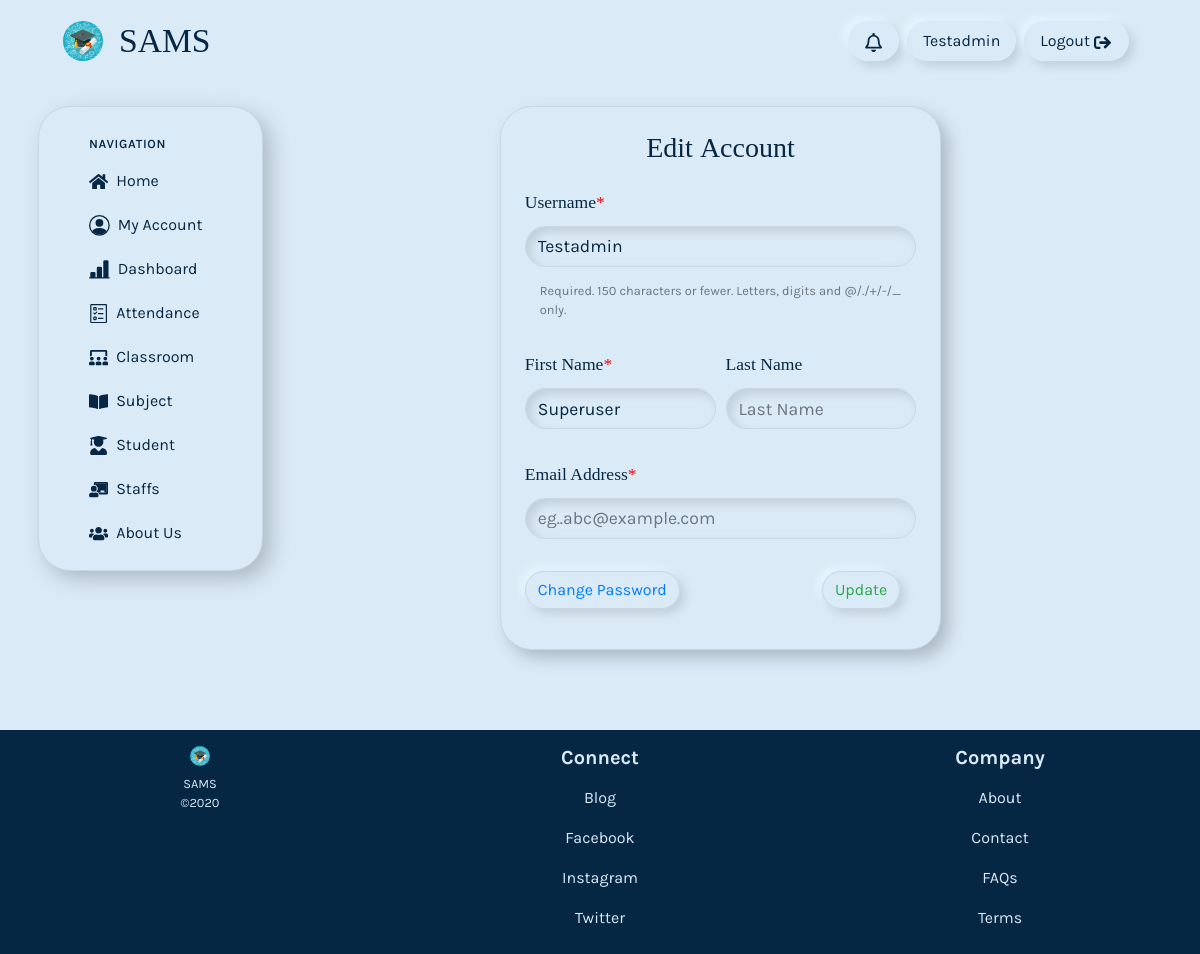
/accounts/my_account/ (signed in), run on an earlier commit of the app's database.
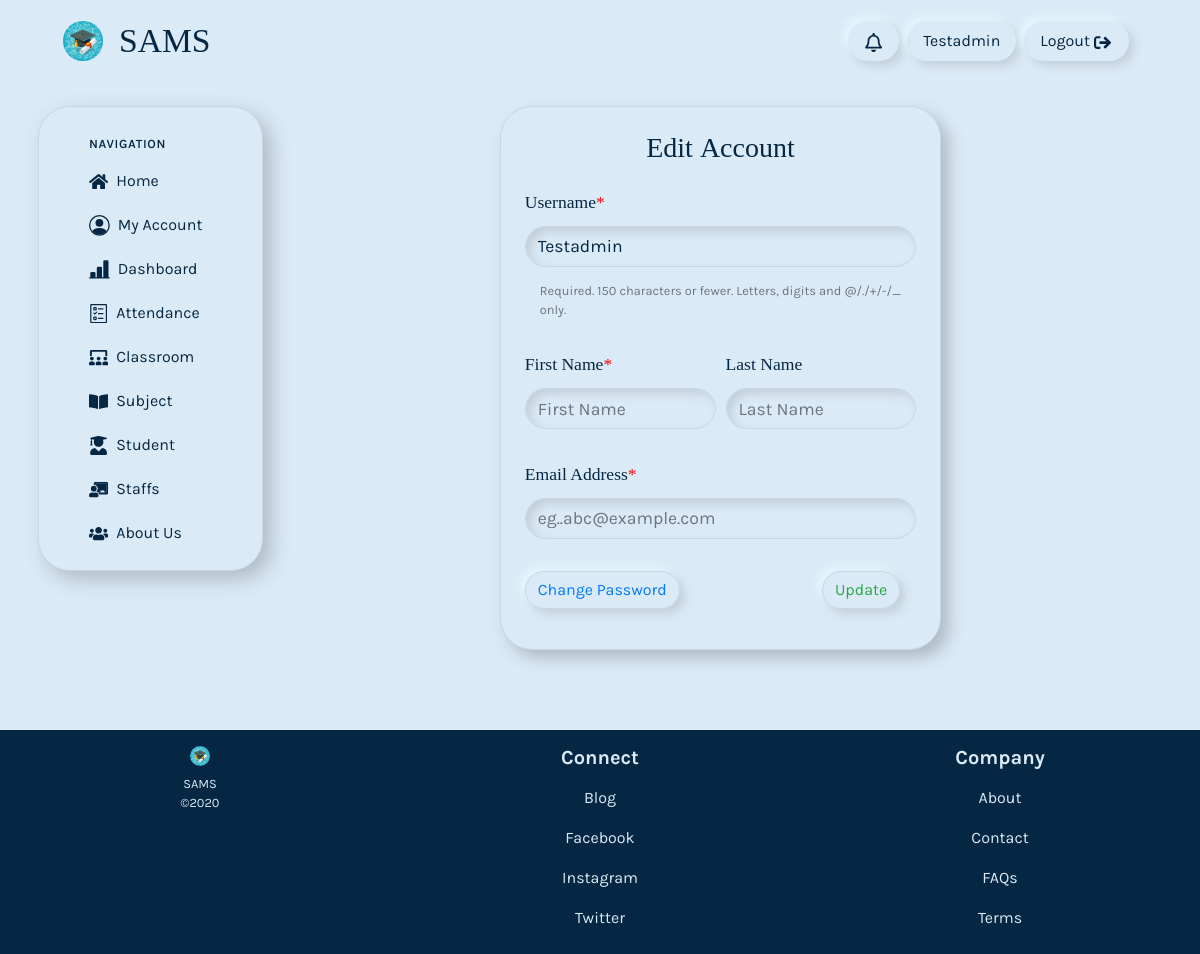
And on a later commit of the database.
### user_module/models.py (models this page shows)
class User(AbstractUser):
    user_type_choice = ((1, 'Admin'), (2, 'Staff'), (3, 'Student'))
    user_type = models.PositiveSmallIntegerField(choices=user_type_choice)
    email = models.EmailField(unique=True)
    first_name = models.CharField(max_length=50, null=True, blank=False)
    REQUIRED_FIELDS = ['user_type', 'email']

### user_module/views.py (the view)
# urls.py: path('my_account/', MyAccountView.as_view(), name="my_account"),
class MyAccountView(LoginRequiredMixin, View):
    def get(self, request):
        user = request.user
        form = EditStaffForm(instance=user)
        context = {
            "form": form
        }
        return render(request, 'user_module/my_account.html', context)

### user_module/forms.py (shortened to what this page needs)
class EditStaffForm(forms.ModelForm):
    class Meta:
        model = User
        fields = ['username', 'first_name', 'last_name', 'email', ]
    def __init__(self, *args, **kwargs):
        super().__init__(*args, **kwargs)
        self.fields['username'].widget.attrs.update(
            {'placeholder': 'Username', 'class': 'input_cust capitalize'})
        self.fields['first_name'].widget.attrs.update(
            {'placeholder': 'First name', 'class': 'input_cust capitalize'})
        self.fields['last_name'].widget.attrs.update(
            {'placeholder': 'Last name', 'class': 'input_cust capitalize'})
        self.fields['email'].widget.attrs.update(
            {'placeholder': 'eg..abc@example.com', 'class': 'input_cust'})
        self.fields['first_name'].label = "First Name"
        self.fields['last_name'].label = "Last Name"
        self.fields['email'].label = "Email Address"

### templates/user_module/my_account.html (shortened to what this page needs)
{% extends 'base.html' %}
{% load crispy_forms_tags %}
{% block content %}
<div class="row d-flex justify-content-center align-items-center m-3 m-md-0 mb-md-4">
    <div class="container col-lg-8 col-xl-6 body_box_shadow border_white p-4 mx-md-3">
        <div class="text-center text_d_blue arvo my-4 mt-md-0 mb-md-4">
            <h3 class="m-0">Edit&nbsp;Account</h3>
        </div>
        <form class="form form-row needs-validation" action="{% url 'account_edit' request.user.id %}" method="POST"
            id="account_update_form" novalidate>
            <div class="form-group col-md-12">
                {{ form.username|as_crispy_field }}
            </div>
            <div class="form-group col-md-6">
                {{ form.first_name|as_crispy_field }}
            </div>
            <div class="form-group col-md-6">
                {{ form.last_name|as_crispy_field }}
            </div>
            <div class="form-group col-md-12">
                {{ form.email|as_crispy_field }}
            </div>
            <div class="form-group col-md-12">
                <a href="{% url 'password_change' %}" type="button"
                    class="btn border_white btn-cust neu_icon text-primary align-self-center float-left">
                    Change&nbsp;Password
                </a>
                <button type="submit" form="account_update_form"
                    class="btn border_white btn-cust neu_icon text-success align-self-center float-right mr-md-3">Update</button>
            </div>
        </form>
    </div>
</div>
{% endblock %}

### templates/header.html (shortened to what this page needs)
{% load static %}
<nav class="navbar navbar-expand-md bg_l_bluish_white py-md-3 px-md-5 px-sm-3 mb-md-3" style="z-index: 1040;"
    id="top_navbar">
    <div class="container-fluid justify-content-between">
        <a class="navbar-brand d-flex" href="{% url 'homepage' %}" style="min-width: 7rem">
            <img src="{% static 'img/logo.jpg' %}" width="40" class="rounded-circle" />
            <h6 class="my-auto ml-3 text_d_blue arvo d-none d-md-block" style="font-size: 2.1rem;">SAMS</h6>
        </a>
        <article class="d-flex flex-row">
            <section class="navbar-toolbar d-flex flex-shrink-0 align-items-center">
                <a class="nav-link text_d_blue rounded-pill neu_icon mr-2" href="#">
                </a>
                {% if user.is_authenticated %}
                <a href="#" class="nav-link d-none d-sm-flex align-items-center rounded-pill neu_icon mr-2">
                    <span class="d-none d-sm-flex capitalize text_d_blue">{{ user.username}}</span>
                </a>
                <a class="nav-link text_d_blue rounded-pill neu_icon mr-2 d-none d-md-block"
                    href="{% url 'logout' %}">Logout
                </a>
                {% endif %}
            </section>
        </article>
    </div>
</nav>

What changed in the data, as far as the page shows it:
changed User "Testadmin": first_name "Superuser" → (not shown)
